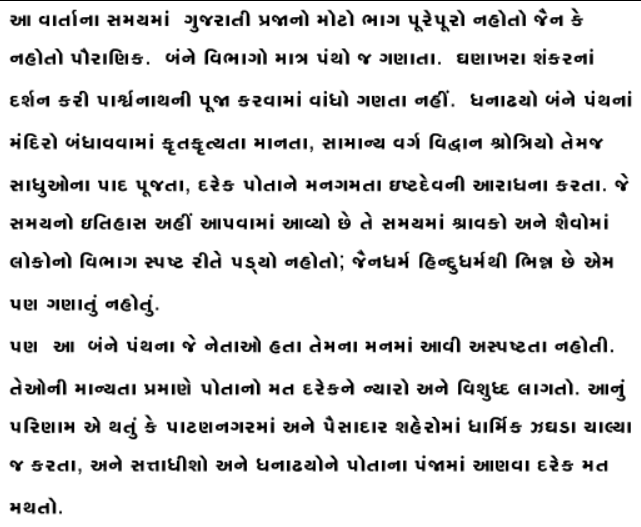
#> input picture TestImgs/test5.png, 641 x 527 px, found by its file name
$ python tmp_2.py
#> lines starting #> are read from the running program, lines starting #| are printed output that depends on the picture; after the words box and inside, x2 and y2 are one past the last pixel; in counts of white or black regions, pixels touching at a corner belong together


import cv2
import numpy as np

def cleanTxtVisible(img_path):
    # Load the image with text
#> called with img_path = 'TestImgs//test5.png'
    image = cv2.imread(img_path)
#> image is the input picture: shape (527, 641, 3); min 0, max 255, mean 229.1
    gray = cv2.cvtColor(image, cv2.COLOR_BGR2GRAY)
    # Apply adaptive thresholding
    thresholded = cv2.adaptiveThreshold(gray, 255, cv2.ADAPTIVE_THRESH_GAUSSIAN_C, cv2.THRESH_BINARY, 11, 2)
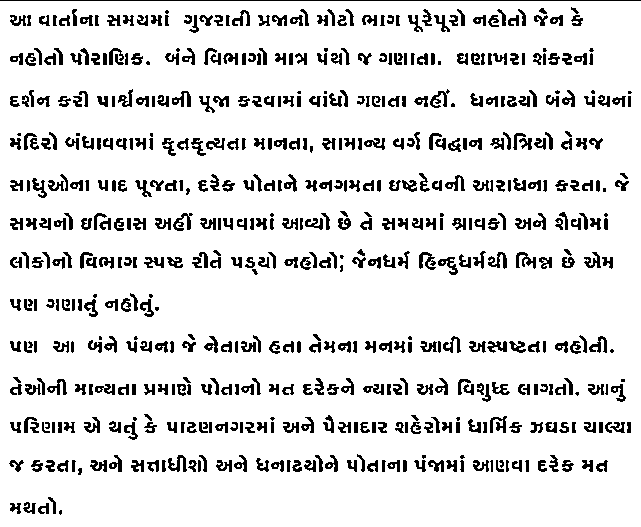
#> thresholded: shape (527, 641); 88.5% white; 577 black regions (38 under 20 px), largest, box (x1, y1, x2, y2) and area: (0, 0, 641, 1) 641, (173, 213, 193, 231) 165, (516, 252, 536, 269) 165
    kernel = cv2.getStructuringElement(cv2.MORPH_RECT, (1,1))
    enhanced_text = cv2.morphologyEx(thresholded, cv2.MORPH_OPEN, kernel)
    cv2.imwrite('tmp/enhanced_image.jpg', enhanced_text)
    return enhanced_text

# Display the enhanced image (optional)
cv2.imshow('Enhanced Image', cleanTxtVisible('TestImgs//test5.png'))
cv2.waitKey(0)
cv2.destroyAllWindows()

$ run again, with TestImgs/test1.png copied over TestImgs/test5.png
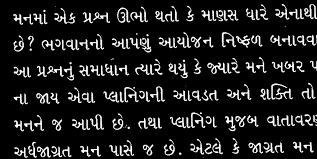
#> input picture TestImgs/test1.png, 317 x 159 px, found by its file name
#> in cleanTxtVisible, image is the input picture: shape (159, 317, 3); min 0, max 255, mean 30
#> in cleanTxtVisible, `thresholded = cv2.adaptiveThreshold(gray, 255, cv2.ADAPTIVE_THRESH_GAU..`:
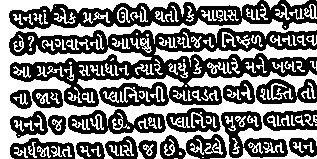
#> thresholded: shape (159, 317); 48.6% white; 152 white regions (16 under 20 px), largest, box (x1, y1, x2, y2) and area: (0, 0, 317, 159) 15528, (154, 44, 317, 67) 1204, (267, 83, 293, 100) 164

$ run again, with TestImgs/test2.png copied over TestImgs/test5.png
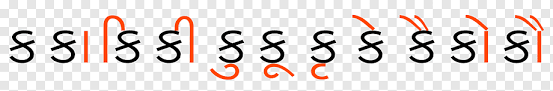
#> input picture TestImgs/test2.png, 553 x 91 px, found by its file name
#> in cleanTxtVisible, image is the input picture: shape (91, 553, 3); mean B, G, R 219, 220.8, 227.1
#> in cleanTxtVisible, `gray = cv2.cvtColor(image, cv2.COLOR_BGR2GRAY)`:
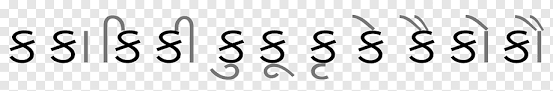
#> gray: shape (91, 553); min 0, max 255, mean 222.5
#> in cleanTxtVisible, `thresholded = cv2.adaptiveThreshold(gray, 255, cv2.ADAPTIVE_THRESH_GAU..`:
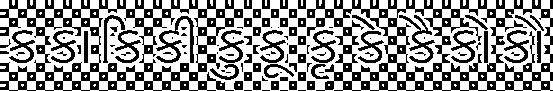
#> thresholded: shape (91, 553); 59.6% white; 104 black regions (47 under 20 px), largest, box (x1, y1, x2, y2) and area: (307, 0, 553, 91) 6655, (0, 0, 243, 91) 6362, (156, 16, 194, 63) 538

$ run again, with TestImgs/test3.png copied over TestImgs/test5.png
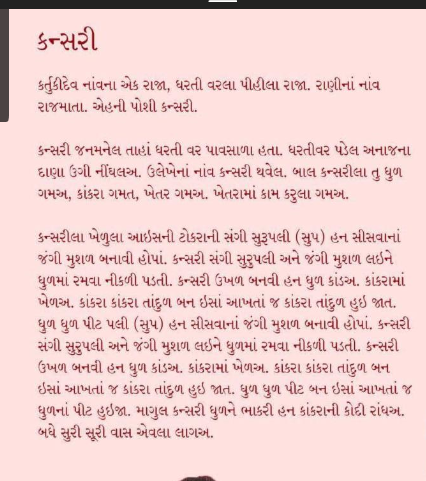
#> input picture TestImgs/test3.png, 426 x 481 px, found by its file name
#> in cleanTxtVisible, image is the input picture: shape (481, 426, 3); mean B, G, R 206.5, 207.6, 238.3
#> in cleanTxtVisible, `gray = cv2.cvtColor(image, cv2.COLOR_BGR2GRAY)`:
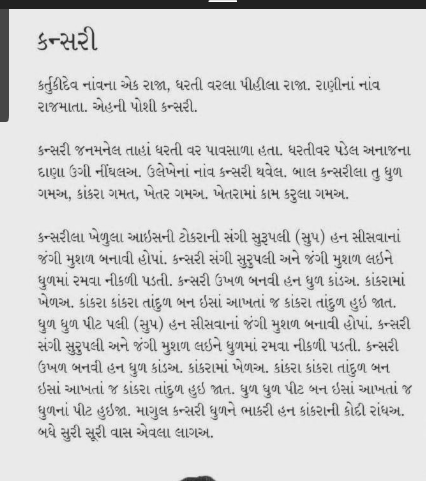
#> gray: shape (481, 426); min 28, max 255, mean 216.8
#> in cleanTxtVisible, `thresholded = cv2.adaptiveThreshold(gray, 255, cv2.ADAPTIVE_THRESH_GAU..`:
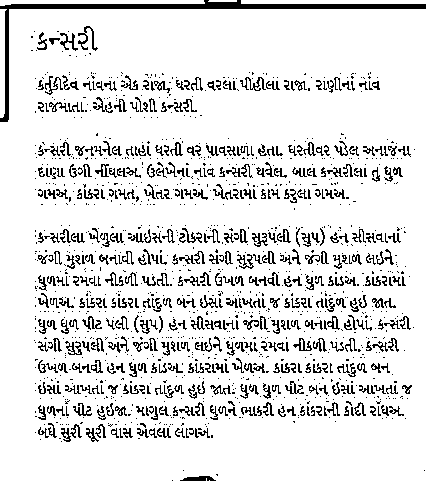
#> thresholded: shape (481, 426); 88% white; black in thin lines or dots
